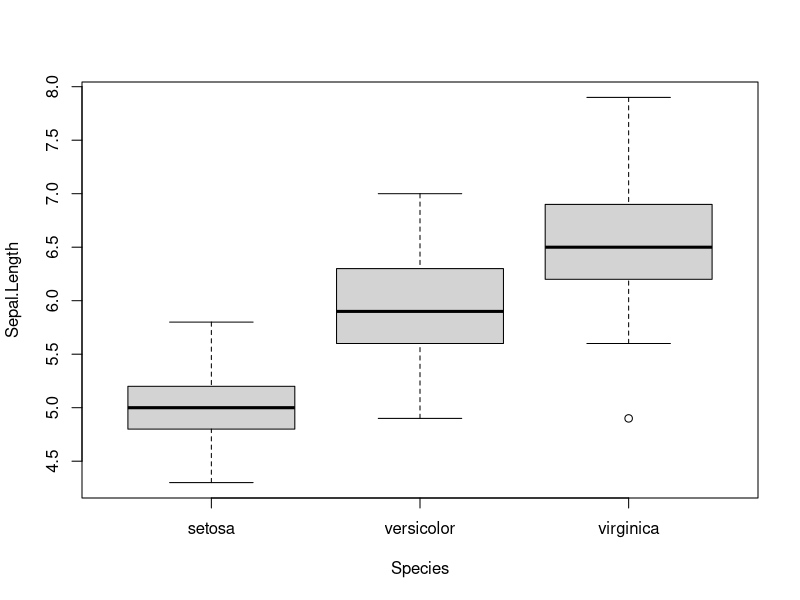
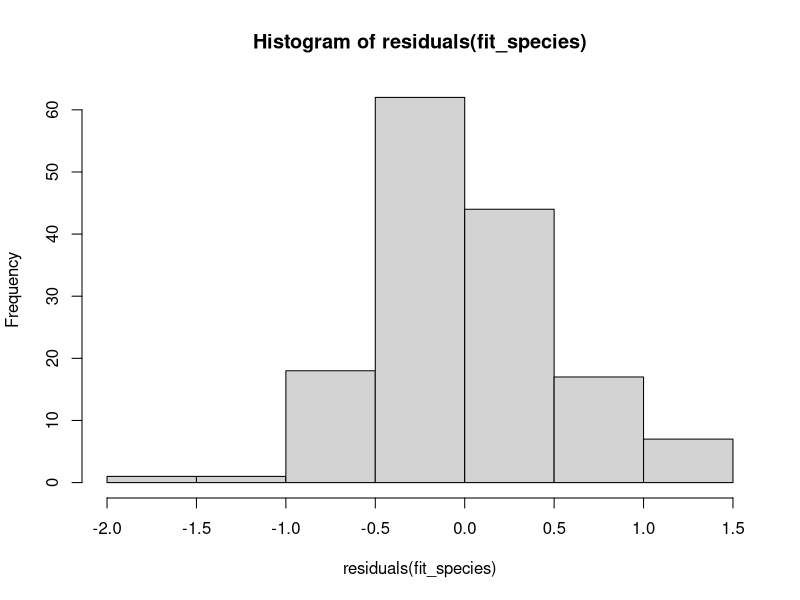
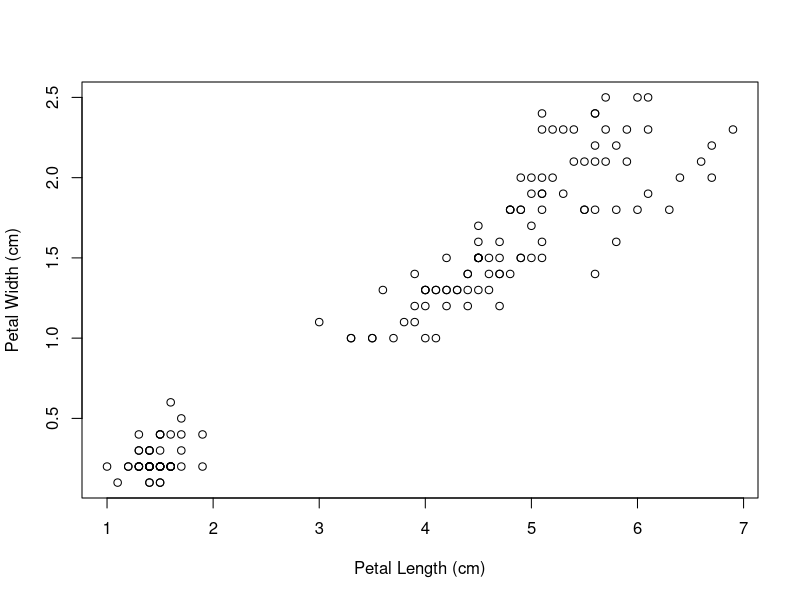

These figures' R source, in order:
data(iris)
fit_species = 
  lm(
    Sepal.Length ~ Species,
    data = iris)
summary(fit_species)
boxplot(Sepal.Length ~ Species, data = iris)
residuals(fit_species)
hist(residuals(fit_species))
shapiro.test(residuals(fit_species)) 
plot(
  Petal.Width ~ Petal.Length,
  data = iris,
  xlab = "Petal Length (cm)",
  ylab = "Petal Width (cm)")
fit_petal = lm(Petal.Width ~ Petal.Length, data = iris)
summary(fit_petal)
shapiro.test(residuals(fit_petal))
